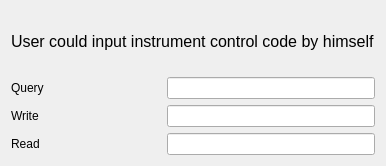
            <widget class="QWidget" name="tab_2450_self_defined">
             <attribute name="title">
              <string>Self defined</string>
             </attribute>
             <layout class="QFormLayout" name="formLayout_56">
              <item row="0" column="0" colspan="2">
               <widget class="QLabel" name="label_178">
                <property name="minimumSize">
                 <size>
                  <width>0</width>
                  <height>60</height>
                 </size>
                </property>
                <property name="font">
                 <font>
                  <family>Arial</family>
                  <pointsize>12</pointsize>
                  <weight>50</weight>
                  <italic>false</italic>
                  <bold>false</bold>
                 </font>
                </property>
                <property name="styleSheet">
                 <string notr="true">font: 12pt &quot;Arial&quot;;</string>
                </property>
                <property name="text">
                 <string>User could input instrument control code by himself</string>
                </property>
               </widget>
              </item>
              <item row="1" column="0">
               <widget class="QLabel" name="label_179">
                <property name="minimumSize">
                 <size>
                  <width>150</width>
                  <height>0</height>
                 </size>
                </property>
                <property name="maximumSize">
                 <size>
                  <width>200</width>
                  <height>16777215</height>
                 </size>
                </property>
                <property name="text">
                 <string>Query</string>
                </property>
               </widget>
              </item>
              <item row="1" column="1">
               <widget class="QLineEdit" name="lineEdit_2450_self_defined_query"/>
              </item>
              <item row="2" column="0">
               <widget class="QLabel" name="label_180">
                <property name="minimumSize">
                 <size>
                  <width>150</width>
                  <height>0</height>
                 </size>
                </property>
                <property name="maximumSize">
                 <size>
                  <width>200</width>
                  <height>16777215</height>
                 </size>
                </property>
                <property name="text">
                 <string>Write</string>
                </property>
               </widget>
              </item>
              <item row="2" column="1">
               <widget class="QLineEdit" name="lineEdit_2450_self_defined_write">
                <property name="text">
                 <string/>
                </property>
               </widget>
              </item>
              <item row="3" column="0">
               <widget class="QLabel" name="label_181">
                <property name="minimumSize">
                 <size>
                  <width>150</width>
                  <height>0</height>
                 </size>
                </property>
                <property name="maximumSize">
                 <size>
                  <width>200</width>
                  <height>16777215</height>
                 </size>
                </property>
                <property name="text">
                 <string>Read</string>
                </property>
               </widget>
              </item>
              <item row="3" column="1">
               <widget class="QLineEdit" name="lineEdit_2450_self_defined_read">
                <property name="text">
                 <string/>
                </property>
               </widget>
              </item>
             </layout>
            </widget>
